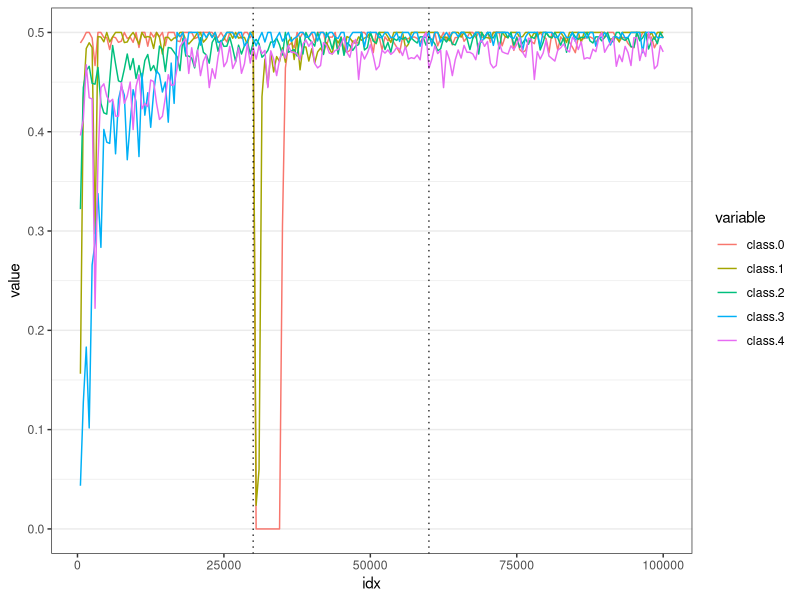

Recreate this plot in R.
library (ggplot2)
library (reshape2)

classifiers = c("LB", "HT", "NB")
dds = c("ADWIN", "DDM", "RDDM")
stream = c("rt_10", "rt_5","rf_10", "rf_5")

for (c in classifiers) {
  for (dd in dds) {
    for (s in stream) {
      file_name = paste0(c, "_", dd, "_stable_", s, ".csv")
      path_file = paste0("../exp_output/", file_name)
    }
  }
}

data <- read.csv("../exp_output/LB_ADWIN_stable_rt_10.csv")

data <- data[, -1]
data_melt <- data[, 1:7]

data_melt <- melt(data_melt, id.vars = c("idx"))

data_melt <- data_melt[data_melt$variable!= "G.Mean",]

ggplot(data_melt, aes(x=idx, y=value)) + 
  geom_line(aes(color=variable)) + 
  theme_bw() +
  theme(
    panel.grid.major.x = element_blank(),
    panel.grid.minor.x = element_blank()
  ) +
  geom_vline(xintercept = c(30000, 60000), color="black", alpha=0.8, linetype=3)
